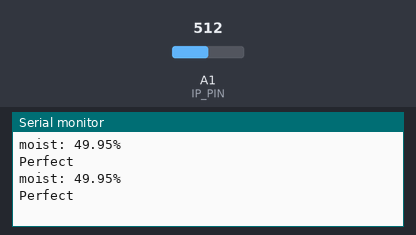
A sketch run on a simulated Arduino Uno, built with avr-gcc and run on an emulated ATmega328P. Parts: the last lines printed to the serial monitor. The test bench sets the inputs (shaded band); at power-on: A1 (IP_PIN) = 512.

Above: at 1.8 s.
1.9 s: A1 (IP_PIN) set to 600
At 2.5 s:
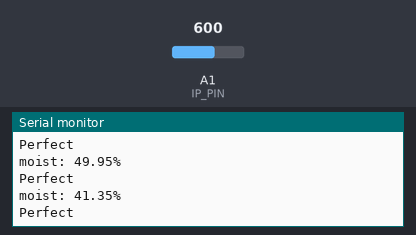
3.4 s: A1 (IP_PIN) set to 626
At 4.8 s:
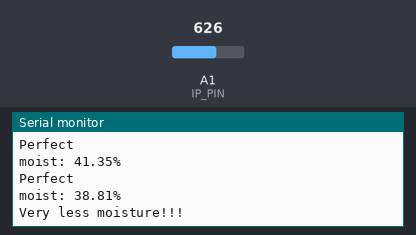
Timing chart, 0 to 6.4 s (numbered marks = the images above; inputs shaded):
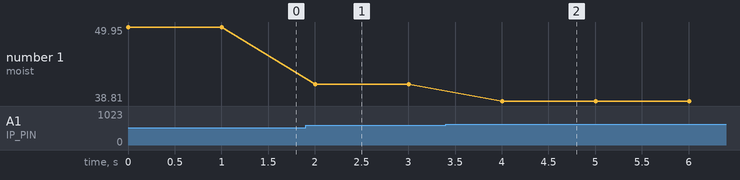

The sketch:

Moisture-Monitor.ino
```cpp
#define LED_RED 10
#define LED_GREEN 9
#define LED_BLUE 8
#define IP_PIN A1

int LED_PINS[] = {LED_RED, LED_GREEN, LED_BLUE};

void glow(int pin){
  for(int i = 0; i < 3; i++){
    if(i == pin)
      digitalWrite(LED_PINS[i], HIGH);
    else
      digitalWrite(LED_PINS[i], LOW);
  }

  if(pin == 0)
    Serial.println("Too much moisture!!!");
  else if(pin == 1)
    Serial.println("Perfect");
  else if(pin == 2)
    Serial.println("Very less moisture!!!");
}

void setup() {
  Serial.begin(9600);
}

void loop() {
  int ip = analogRead(IP_PIN);
  float moist = (100 - (ip / 1023.00) * 100);

  Serial.println("moist: " + String(moist) + "%");
  if(moist > 50.00)
    glow(0);
  else if(moist < 50.00 && moist > 40.00)
    glow(1);
  else
    glow(2);


  delay(1000);
}
```

Measured:
- the behaviour switches between 613 and 614 on A1 (IP_PIN) (found by bisection; images 1 and 2)
- after the input at 1.9 s, the serial monitor: prints a new line after 0.10 s (image 1)
- after the input at 3.4 s, the serial monitor: prints a new line after 0.60 s (image 2)
- plotted number 1: 49.95 → 41.35 after the input at 1.9 s, 41.35 → 38.81 after the input at 3.4 s
